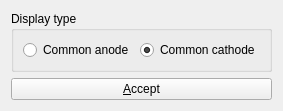
<?xml version="1.0" encoding="UTF-8"?>
<ui version="4.0">
 <class>Form</class>
 <widget class="QWidget" name="Form">
  <property name="geometry">
   <rect>
    <x>0</x>
    <y>0</y>
    <width>252</width>
    <height>97</height>
   </rect>
  </property>
  <property name="windowTitle">
   <string>BCD to 7seg</string>
  </property>
  <layout class="QVBoxLayout" name="verticalLayout">
   <item>
    <widget class="QGroupBox" name="groupBox_2">
     <property name="title">
      <string>Display type</string>
     </property>
     <layout class="QHBoxLayout" name="horizontalLayout_5">
      <item>
       <widget class="QRadioButton" name="comanod">
        <property name="text">
         <string>Common anode</string>
        </property>
       </widget>
      </item>
      <item>
       <widget class="QRadioButton" name="comcath">
        <property name="text">
         <string>Common cathode</string>
        </property>
        <property name="checked">
         <bool>true</bool>
        </property>
       </widget>
      </item>
     </layout>
    </widget>
   </item>
   <item>
    <widget class="QPushButton" name="acceptButton">
     <property name="text">
      <string>&amp;Accept</string>
     </property>
    </widget>
   </item>
  </layout>
 </widget>
 <resources/>
 <connections/>
</ui>
